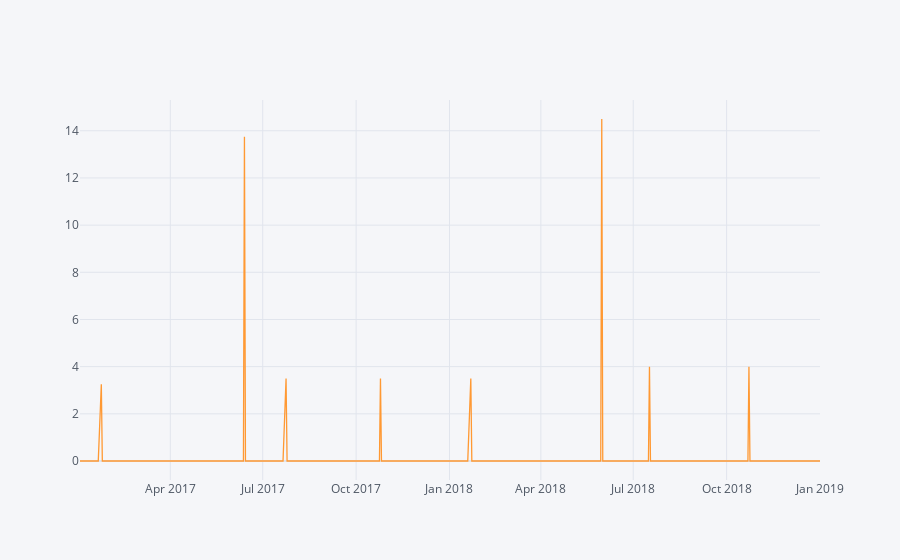

The notebook cell saved with this chart:
### Code cell
ts['Dividends'].loc['2017-01-01':'2019-01-01'].iplot()

### Figure 1 — Plotly figure (JSON) as saved in the notebook; plotly's stock layout.template omitted (floating-point values rounded to 4 significant figures; data arrays with more than 128 entries replaced by an {"elided": "..."} marker saying what was removed)
{"data": [{"line": {"color": "rgba(255, 153, 51, 1.0)", "dash": "solid", "shape": "linear", "width": 1.3}, "mode": "lines", "name": "Dividends", "text": "", "type": "scatter", "x": {"elided": "495 str values"}, "y": {"elided": "495 float values"}}], "layout": {"legend": {"bgcolor": "#F5F6F9", "font": {"color": "#4D5663"}}, "paper_bgcolor": "#F5F6F9", "plot_bgcolor": "#F5F6F9", "title": {"font": {"color": "#4D5663"}}, "xaxis": {"gridcolor": "#E1E5ED", "showgrid": true, "tickfont": {"color": "#4D5663"}, "title": {"font": {"color": "#4D5663"}, "text": ""}, "zerolinecolor": "#E1E5ED"}, "yaxis": {"gridcolor": "#E1E5ED", "showgrid": true, "tickfont": {"color": "#4D5663"}, "title": {"font": {"color": "#4D5663"}, "text": ""}, "zerolinecolor": "#E1E5ED"}}}
